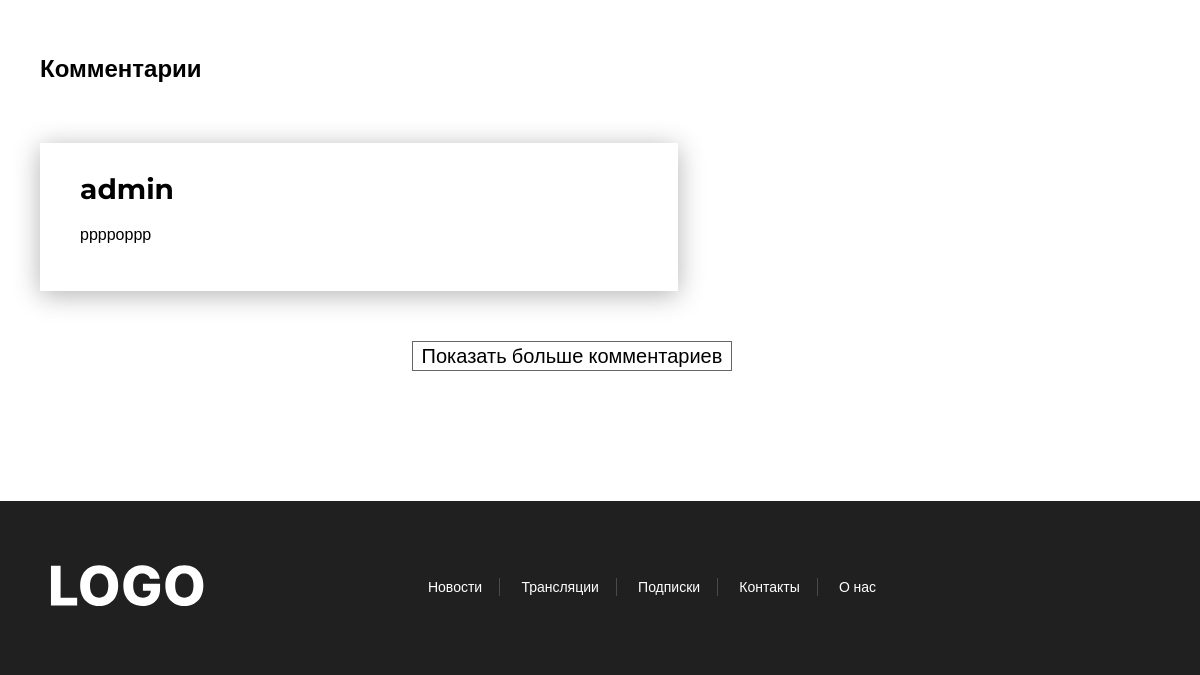
Before: /news/5 (lower part) with the older database file.
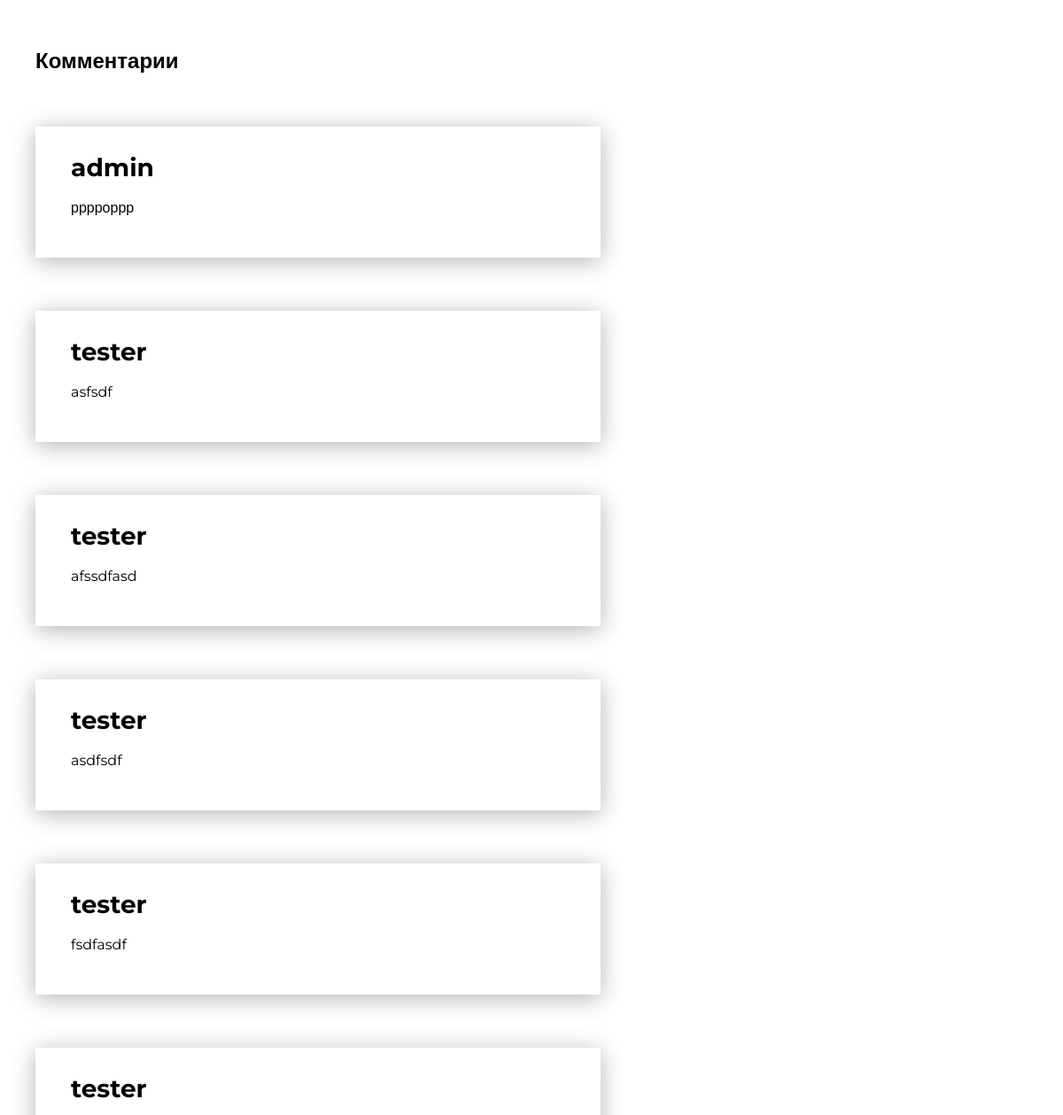
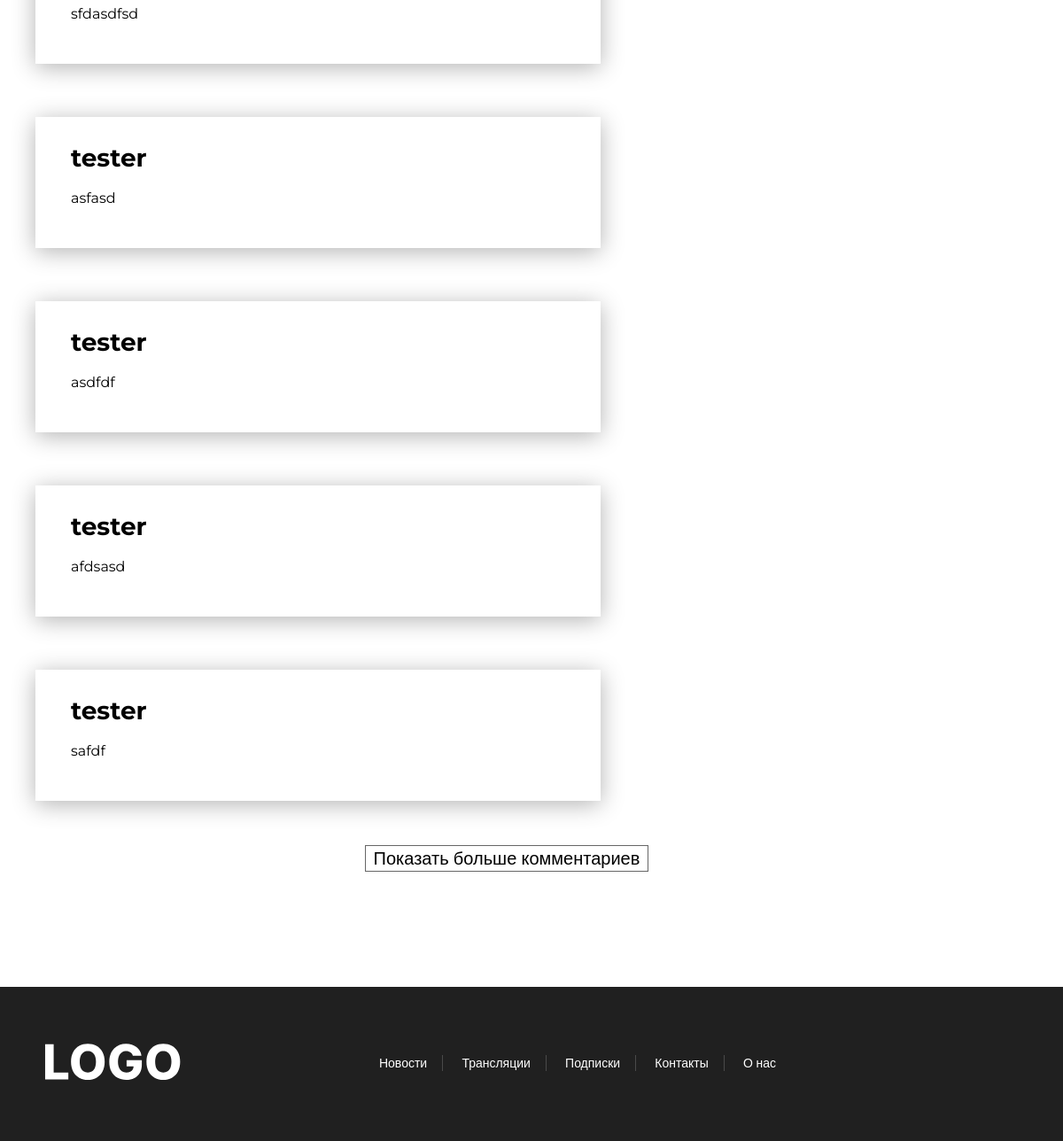
After: the same page with the newer database file (2 pictures, top to bottom).
### mainsite/models.py (models this page shows, shortened)
class NewsComment(models.Model):
    text = models.TextField("Текст комментария", max_length=500)
    author = models.CharField("Автор", max_length=100)
    news = models.ForeignKey(News, on_delete=models.CASCADE)
    class Meta:
        verbose_name = "Комментарий"
        verbose_name_plural = "Комментарии к новостям"

### mainsite/views.py (the view, shortened to what this page needs)
# urls.py: path('news/<pk>', views.NewsPage.as_view(), name='news_card'),
class NewsPage(View):
    def get(self, request, pk, *args, **kwargs):
        data = News.objects.get(id=pk)
        comments = NewsComment.objects.filter(news__name=data.name)
        category = Category.objects.all()
        translations = Translation.objects.all()
        login_form = LoginForm()
        register = UserRegistrationForm()
        return render(request, 'newscard.html',
                      {'news_data': data, "category": category, "translations": translations,
                       'key': 'all',
                       "news_key": 'all', 'day': 'Сегодня',
                       'is_filter': False, 'login_form': login_form, 'reg_form': register, 'comments': comments})

### templates/newscard.html (shortened to what this page needs)
{% extends "base-main.html" %}{% load static %}
{% block title %}{{ news_data.name }}{% endblock title %} {% block content %}
<div class="streams-margin">
    <section class="post">
        <section class="comments">
            <h2 class="comments__title">Комментарии</h2>
            {% for i in comments %}
                <article class="comments__comment comment">
                    <h2 class="comments__name">{{ i.author }}</h2>
                    <p class="comments__comment-text">{{ i.text }}</p>
                </article>
            {% endfor %}
            <button id="show-more-button" class="btn-no-style show-more-comments">Показать больше
                комментариев
            </button>
        </section>
    </section>
</div>
{% endblock content %}

Changed rows visible on the page:
added NewsComment: author "tester", text "asfsdf"
added NewsComment: author "tester", text "afssdfasd"
added NewsComment: author "tester", text "asdfsdf"
added NewsComment: author "tester", text "fsdfasdf"
added NewsComment: author "tester", text "sfdasdfsd"
added NewsComment: author "tester", text "asfasd"
added NewsComment: author "tester", text "asdfdf"
added NewsComment: author "tester", text "afdsasd"
added NewsComment: author "tester", text "safdf"
